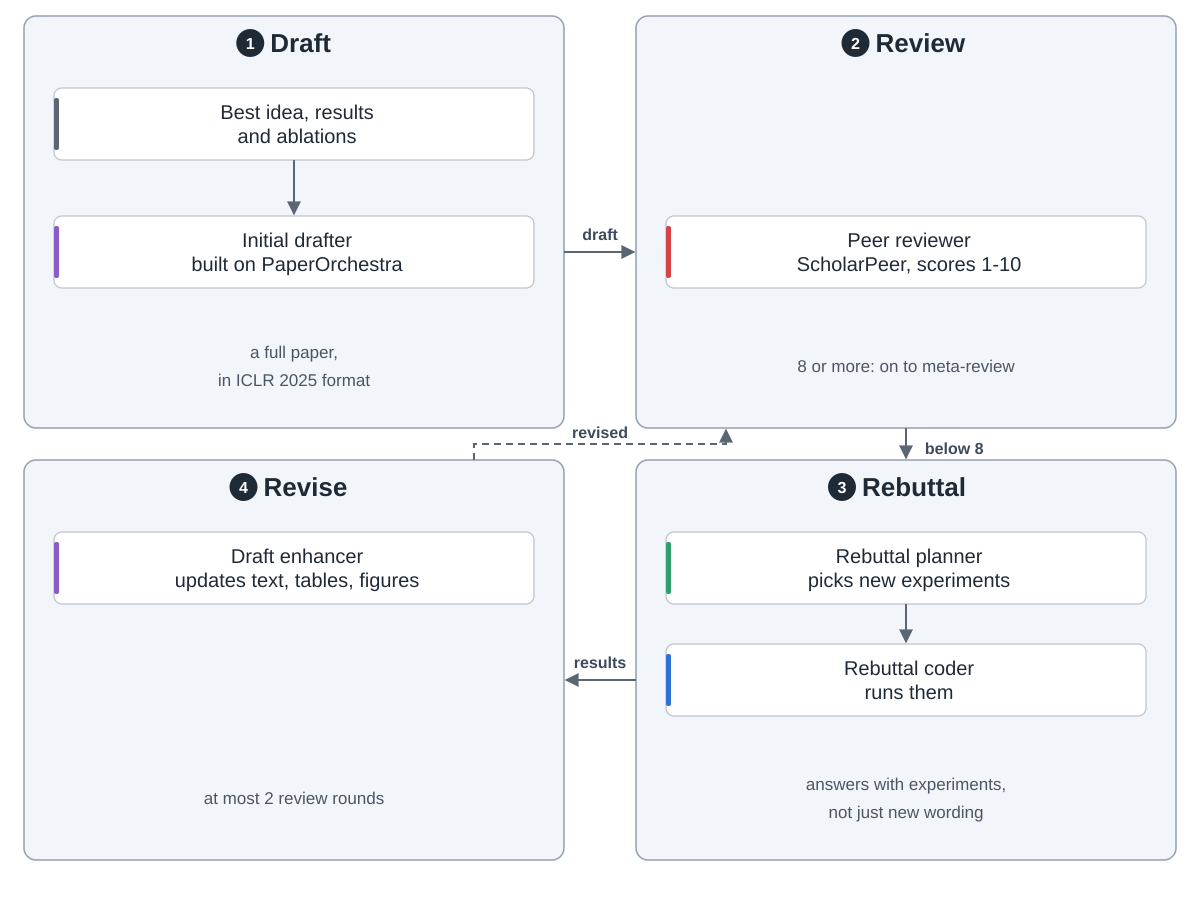

Reproduce this figure in Python.
"""ScientistTwo stage 4: write, review, rebut.  Drawn from section 3.5, Figure 7 and appendix A.2 of
the paper (arXiv:2609.19644v1, 17 Sep 2026, read 2026-10-05); the overview figure on
https://scientist-two.github.io/ names the enhancer "Draft Enhancer", section 3.5 "Paper Enhancer".
Run: python3 writing.py

Snake order: 1 draft (top left) -> 2 review (top right) -> 3 rebuttal (bottom right)
-> 4 revise (bottom left), which goes back to the reviewer."""
import sys
from pathlib import Path

sys.path.insert(0, str(Path(__file__).resolve().parents[2] / "tools"))
from archdiagram import Diagram  # noqa: E402

L, R, W = 24, 636, 540
T1, H1 = 16, 412
T2, H2 = 460, 400
FW, HW = 480, 232   # full-width card, half-width card


def full(x, y, label, kind=None, h=72):
    d.card(x + 30, y, label, kind, w=FW, h=h)


def pair(x, y, a, b, h=72):
    """Two half-width cards side by side; a and b are (label, kind)."""
    d.card(x + 30, y, a[0], a[1], w=HW, h=h)
    d.card(x + 278, y, b[0], b[1], w=HW, h=h)


def down(x, y0, y1):
    d.arrow(f"M{x} {y0}V{y1 - 2}")


def notes(x, top, h, *lines):
    """At most two note lines near the bottom of a group."""
    for i, s in enumerate(lines):
        d.note(x + W / 2, top + h - 70 + i * 28 + (14 if len(lines) == 1 else 0), s)


def across(y, label, back=False, rtl=False):
    """Arrow across the column gap at height y; rtl runs right group -> left group."""
    a, b = (R, L + W + 2) if rtl else (L + W, R - 2)
    d.arrow(f"M{a} {y}H{b}", back=back, label=label, at=((L + W + R) / 2, y - 12))


def drop(x, label, back=False, up=False):
    """Arrow across the row gap at x, label to its right; up runs bottom row -> top row."""
    a, b = (T2, T1 + H1 + 2) if up else (T1 + H1, T2 - 2)
    d.arrow(f"M{x} {a}V{b}", back=back, label=label, at=(x + 16 + len(label) * 4.6, T1 + H1 + 26))

d = Diagram("ScientistTwo stage 4: write, review, rebut",
            "1 Draft: an Initial Drafter, built on PaperOrchestra, turns the best idea, its results and the "
            "ablations into a full paper in ICLR 2025 format. 2 Review: a Peer Reviewer, ScholarPeer, lists "
            "strengths, weaknesses and questions and gives a score from 1 to 10; 8 or more goes on to the "
            "meta-review. 3 Rebuttal: below 8, a Rebuttal Planner picks new experiments that answer the "
            "reviewer, and a Rebuttal Coder runs them. 4 Revise: a Draft Enhancer puts the new results, "
            "tables and figures into the paper and sends it back to the reviewer, for at most 2 review "
            "rounds.")

d.group(L, T1, W, H1, "Draft", 1)
full(L, T1 + 72, "Best idea, results|and ablations", "data")
full(L, T1 + 200, "Initial drafter|built on PaperOrchestra", "write")
down(L + W / 2, T1 + 144, T1 + 200)
notes(L, T1, H1, "a full paper,", "in ICLR 2025 format")

d.group(R, T1, W, H1, "Review", 2)
full(R, T1 + 200, "Peer reviewer|ScholarPeer, scores 1-10", "review")
notes(R, T1, H1, "8 or more: on to meta-review")

d.group(R, T2, W, H2, "Rebuttal", 3)
full(R, T2 + 72, "Rebuttal planner|picks new experiments", "plan")
full(R, T2 + 184, "Rebuttal coder|runs them", "coding")
down(R + W / 2, T2 + 144, T2 + 184)
notes(R, T2, H2, "answers with experiments,", "not just new wording")

d.group(L, T2, W, H2, "Revise", 4)
full(L, T2 + 72, "Draft enhancer|updates text, tables, figures", "write")
notes(L, T2, H2, "at most 2 review rounds")

across(T1 + 236, "draft")
drop(R + W / 2, "below 8")
across(T2 + 220, "results", rtl=True)
d.arrow(f"M{L + W - 90} {T2}V{T2 - 16}H{R + 90}V{T1 + H1 + 2}", back=True)
d.text((L + W + R) / 2, T2 - 22, "revised", "al")
d.save(Path(__file__).with_name("writing.svg"))
